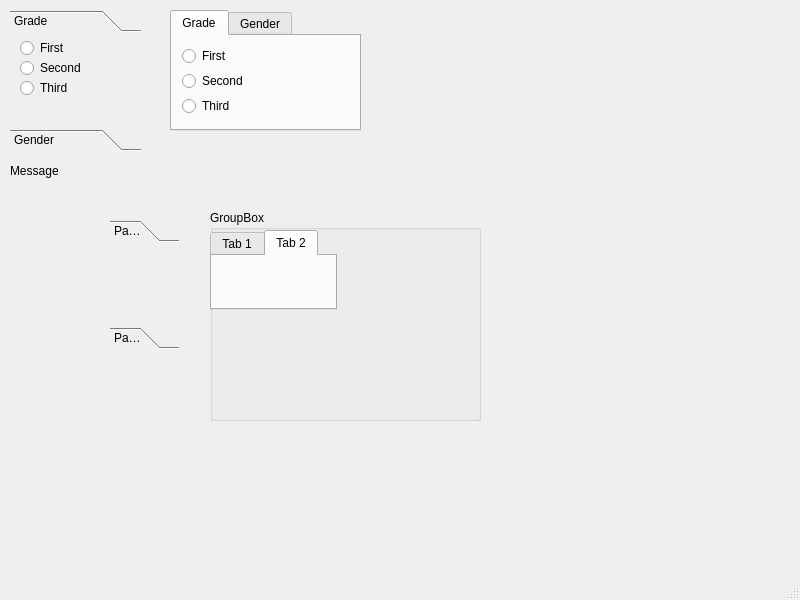
<?xml version="1.0" encoding="UTF-8"?>
<ui version="4.0">
 <class>MainWindow</class>
 <widget class="QMainWindow" name="MainWindow">
  <property name="geometry">
   <rect>
    <x>0</x>
    <y>0</y>
    <width>800</width>
    <height>600</height>
   </rect>
  </property>
  <property name="windowTitle">
   <string>MainWindow</string>
  </property>
  <widget class="QWidget" name="centralwidget">
   <widget class="QToolBox" name="tbGradeGender">
    <property name="geometry">
     <rect>
      <x>10</x>
      <y>10</y>
      <width>131</width>
      <height>141</height>
     </rect>
    </property>
    <property name="frameShape">
     <enum>QFrame::Shape::NoFrame</enum>
    </property>
    <property name="currentIndex">
     <number>0</number>
    </property>
    <widget class="QWidget" name="page_1">
     <property name="geometry">
      <rect>
       <x>0</x>
       <y>0</y>
       <width>131</width>
       <height>81</height>
      </rect>
     </property>
     <attribute name="label">
      <string>Grade</string>
     </attribute>
     <widget class="QRadioButton" name="tbRadioFirst">
      <property name="geometry">
       <rect>
        <x>10</x>
        <y>0</y>
        <width>99</width>
        <height>20</height>
       </rect>
      </property>
      <property name="text">
       <string>First</string>
      </property>
     </widget>
     <widget class="QRadioButton" name="tbRadioSecond">
      <property name="geometry">
       <rect>
        <x>10</x>
        <y>20</y>
        <width>99</width>
        <height>20</height>
       </rect>
      </property>
      <property name="text">
       <string>Second</string>
      </property>
     </widget>
     <widget class="QRadioButton" name="tbRadioThird">
      <property name="geometry">
       <rect>
        <x>10</x>
        <y>40</y>
        <width>99</width>
        <height>20</height>
       </rect>
      </property>
      <property name="text">
       <string>Third</string>
      </property>
     </widget>
    </widget>
    <widget class="QWidget" name="page_2">
     <property name="geometry">
      <rect>
       <x>0</x>
       <y>0</y>
       <width>131</width>
       <height>81</height>
      </rect>
     </property>
     <attribute name="label">
      <string>Gender</string>
     </attribute>
     <widget class="QRadioButton" name="tbRadioMale">
      <property name="geometry">
       <rect>
        <x>10</x>
        <y>10</y>
        <width>99</width>
        <height>20</height>
       </rect>
      </property>
      <property name="text">
       <string>Male</string>
      </property>
     </widget>
     <widget class="QRadioButton" name="tbRadioFemale">
      <property name="geometry">
       <rect>
        <x>10</x>
        <y>40</y>
        <width>99</width>
        <height>20</height>
       </rect>
      </property>
      <property name="text">
       <string>Female</string>
      </property>
     </widget>
    </widget>
   </widget>
   <widget class="QTabWidget" name="tabWidget">
    <property name="geometry">
     <rect>
      <x>170</x>
      <y>10</y>
      <width>191</width>
      <height>121</height>
     </rect>
    </property>
    <property name="currentIndex">
     <number>0</number>
    </property>
    <widget class="QWidget" name="tab">
     <attribute name="title">
      <string>Grade</string>
     </attribute>
     <widget class="QRadioButton" name="twRadioFirst">
      <property name="geometry">
       <rect>
        <x>10</x>
        <y>10</y>
        <width>99</width>
        <height>20</height>
       </rect>
      </property>
      <property name="text">
       <string>First</string>
      </property>
     </widget>
     <widget class="QRadioButton" name="twRadioSecond">
      <property name="geometry">
       <rect>
        <x>10</x>
        <y>35</y>
        <width>99</width>
        <height>20</height>
       </rect>
      </property>
      <property name="text">
       <string>Second</string>
      </property>
     </widget>
     <widget class="QRadioButton" name="twRadioThird">
      <property name="geometry">
       <rect>
        <x>10</x>
        <y>60</y>
        <width>99</width>
        <height>20</height>
       </rect>
      </property>
      <property name="text">
       <string>Third</string>
      </property>
     </widget>
    </widget>
    <widget class="QWidget" name="tab_2">
     <attribute name="title">
      <string>Gender</string>
     </attribute>
     <widget class="QRadioButton" name="twRadioMale">
      <property name="geometry">
       <rect>
        <x>10</x>
        <y>10</y>
        <width>99</width>
        <height>20</height>
       </rect>
      </property>
      <property name="text">
       <string>Male</string>
      </property>
     </widget>
     <widget class="QRadioButton" name="twRadioFemale">
      <property name="geometry">
       <rect>
        <x>10</x>
        <y>40</y>
        <width>99</width>
        <height>20</height>
       </rect>
      </property>
      <property name="text">
       <string>Female</string>
      </property>
     </widget>
    </widget>
   </widget>
   <widget class="QLabel" name="lblMsg">
    <property name="geometry">
     <rect>
      <x>10</x>
      <y>150</y>
      <width>351</width>
      <height>41</height>
     </rect>
    </property>
    <property name="text">
     <string>Message</string>
    </property>
   </widget>
   <widget class="QGroupBox" name="groupBox">
    <property name="geometry">
     <rect>
      <x>210</x>
      <y>210</y>
      <width>271</width>
      <height>211</height>
     </rect>
    </property>
    <property name="title">
     <string>GroupBox</string>
    </property>
    <widget class="QTabWidget" name="tabWidget_2">
     <property name="geometry">
      <rect>
       <x>0</x>
       <y>20</y>
       <width>127</width>
       <height>80</height>
      </rect>
     </property>
     <property name="currentIndex">
      <number>1</number>
     </property>
     <widget class="QWidget" name="tab_3">
      <attribute name="title">
       <string>Tab 1</string>
      </attribute>
     </widget>
     <widget class="QWidget" name="tab_4">
      <attribute name="title">
       <string>Tab 2</string>
      </attribute>
     </widget>
    </widget>
   </widget>
   <widget class="QToolBox" name="toolBox">
    <property name="geometry">
     <rect>
      <x>110</x>
      <y>220</y>
      <width>69</width>
      <height>129</height>
     </rect>
    </property>
    <property name="currentIndex">
     <number>0</number>
    </property>
    <widget class="QWidget" name="page">
     <property name="geometry">
      <rect>
       <x>0</x>
       <y>0</y>
       <width>69</width>
       <height>69</height>
      </rect>
     </property>
     <attribute name="label">
      <string>Page 1</string>
     </attribute>
    </widget>
    <widget class="QWidget" name="page_3">
     <property name="geometry">
      <rect>
       <x>0</x>
       <y>0</y>
       <width>69</width>
       <height>69</height>
      </rect>
     </property>
     <attribute name="label">
      <string>Page 2</string>
     </attribute>
    </widget>
   </widget>
  </widget>
  <widget class="QMenuBar" name="menubar">
   <property name="geometry">
    <rect>
     <x>0</x>
     <y>0</y>
     <width>800</width>
     <height>22</height>
    </rect>
   </property>
  </widget>
  <widget class="QStatusBar" name="statusbar"/>
 </widget>
 <resources/>
 <connections/>
</ui>
